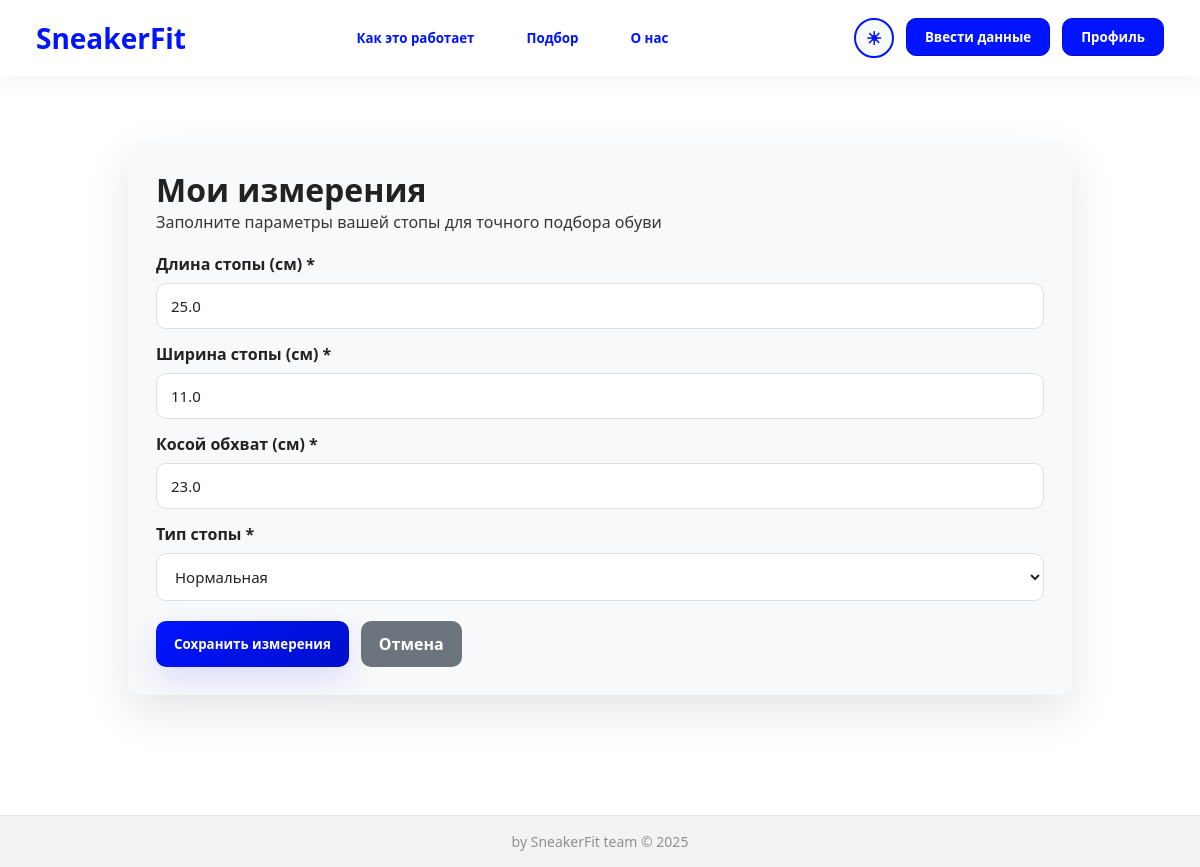
/measure (signed in), run on the app's committed database.
### tables this page shows
CREATE TABLE users (
            id INTEGER PRIMARY KEY AUTOINCREMENT,
            username TEXT NOT NULL,
            email TEXT UNIQUE NOT NULL,
            password TEXT NOT NULL,
            registration_date TEXT,
            registration_type TEXT,
            subscription INTEGER DEFAULT 0,
            foot_length REAL,
            foot_width REAL,
            arch TEXT,
            oblique_circumference REAL,
            foot_type TEXT,
            avatar TEXT,
            about TEXT DEFAULT '',
            email_verified BOOLEAN DEFAULT FALSE
        );

### app.py (the view, shortened to what this page needs)
@app.route('/measure', methods=['GET', 'POST'])
@email_verified_required
def measure():
    user = get_user_by_email(session.get('user_email'))
    return render_template('measure.html', user_measurements=user, errors=[])

### app.py (called while the page is built)
def email_verified_required(f):
    @wraps(f)
    def decorated_function(*args, **kwargs):
        if not session.get('user_logged_in'):
            return redirect('/login_page')
        user_email = session.get('user_email')
        if not user_email or not is_email_verified(user_email):
            session['redirect_after_verification'] = request.url
            return redirect('/verify_email_page')
        return f(*args, **kwargs)
    return decorated_function

### database.py (called while the page is built)
def get_connection():
    conn = sqlite3.connect(DB_FILE)
    conn.row_factory = sqlite3.Row
    return conn

### user_service.py (called while the page is built)
def is_email_verified(email):
    conn = get_connection()
    cursor = conn.cursor()
    try:
        cursor.execute("SELECT email_verified FROM users WHERE email = ?", (email,))
        row = cursor.fetchone()
        return row and row['email_verified'] == 1
    except Exception as e:
        print(f"Error checking email verification: {e}")
        return False
    finally:
        conn.close()

def get_user_by_email(email):
    conn = get_connection()
    cursor = conn.cursor()
    try:
        cursor.execute("SELECT * FROM users WHERE email = ?", (email,))
        row = cursor.fetchone()
        if row:
            return dict(row)
        return None
    except Exception as e:
        print(f"Error getting user by email: {e}")
        return None
    finally:
        conn.close()

### templates/measure.html (shortened to what this page needs)
<!DOCTYPE html>
<html lang="ru">
<head>
    <link rel="stylesheet" href="{{ url_for('static', filename='style.css') }}">
    <link rel="stylesheet" href="{{ url_for('static', filename='../static/css/measure.css') }}">
</head>
<body>
<div class="topbar">
    <a href="/" style="text-decoration: none;">
        <div class="logo">SneakerFit</div>
    </a>
    <div class="center-menu">
        <a href="/how"><button class="ghost-btn">Как это работает</button></a>
        <a href="/fit"><button class="ghost-btn">Подбор</button></a>
        <a href="/about"><button class="ghost-btn">О нас</button></a>
    </div>
    <div class="right-menu">
        <button id="themeSwitcher" class="theme-switcher">
            <span id="themeIcon" class="theme-icon">☀</span>
        </button>
        <a href="/measure"><button class="nav-btn">Ввести данные</button></a>
        <a href="/profile"><button class="nav-btn">Профиль</button></a>
    </div>
</div>
<div class="main-content">
<div class="container" style="margin-top:140px; animation: fadeIn 0.5s ease;">
    <div class="card">
        <h1>Мои измерения</h1>
        <p style="color: #666; margin-bottom: 20px;">Заполните параметры вашей стопы для точного подбора обуви</p>
        <form method="POST" id="measureForm">
            <div class="form-group">
                <label for="length">Длина стопы (см) *</label>
                <input type="number" id="length" name="length" step="0.1" min="15" max="40"
                       value="{{ user_measurements.foot_length if user_measurements.foot_length else '' }}"
                       placeholder="Например: 25.5" required>
            </div>
            <div class="form-group">
                <label for="width">Ширина стопы (см) *</label>
                <input type="number" id="width" name="width" step="0.1" min="5" max="15"
                       value="{{ user_measurements.foot_width if user_measurements.foot_width else '' }}"
                       placeholder="Например: 9.5" required>
            </div>
            <div class="form-group">
                <label for="oblique_circumference">Косой обхват (см) *</label>
                <input type="number" id="oblique_circumference" name="oblique_circumference" step="0.1" min="20" max="50"
                       value="{{ user_measurements.oblique_circumference if user_measurements.oblique_circumference else '' }}"
                       placeholder="Например: 28.5" required>
            </div>
            <div class="form-group">
                <label for="foot_type">Тип стопы *</label>
                <select id="foot_type" name="foot_type" required>
                    <option value="Нормальная" {% if user_measurements.foot_type == 'Нормальная' %}selected{% endif %}>Нормальная</option>
                </select>
            </div>
            <div style="display: flex; gap: 12px; margin-top: 20px;">
                <button class="btn btn-primary" type="submit" id="submitBtn">Сохранить измерения</button>
                <a href="/profile" class="btn btn-secondary" style="display:inline-block;">Отмена</a>
            </div>
        </form>
    </div>
</div>
</div>
<footer class="global-footer">
    <p>by SneakerFit team © 2025</p>
</footer>
</body>
</html>

### static/css/measure.css (style rules this page uses)
.card p { color: var(--text-color) !important; opacity: 0.9; }
.form-group label { color: var(--text-color) !important; }

### data on the page
users: length "25.0", width "11.0", oblique_circumference "23.0", foot_type "Нормальная"
